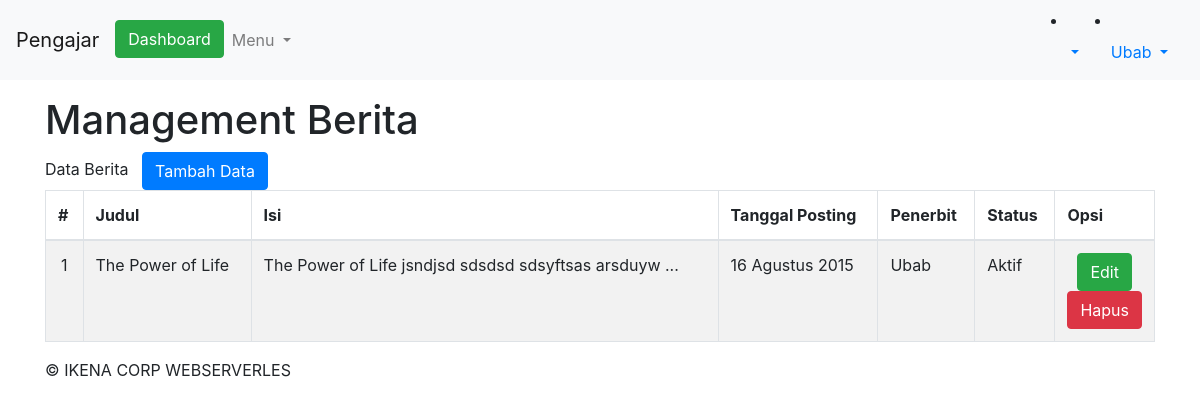
Page /admin/index.php?page=berita (signed in) on the committed database.
### tables this page shows
CREATE TABLE `tb_pengajar` (
  `id_pengajar` int(11) NOT NULL,
  `nip` varchar(20) NOT NULL,
  `nama_lengkap` varchar(50) NOT NULL,
  `tempat_lahir` varchar(20) NOT NULL,
  `tgl_lahir` date NOT NULL,
  `jenis_kelamin` enum('L','P') NOT NULL,
  `agama` varchar(20) NOT NULL,
  `no_telp` varchar(15) NOT NULL,
  `email` varchar(100) NOT NULL,
  `alamat` text NOT NULL,
  `jabatan` varchar(20) NOT NULL,
  `foto` varchar(100) NOT NULL,
  `web` varchar(60) NOT NULL,
  `username` varchar(40) NOT NULL,
  `password` varchar(40) NOT NULL,
  `pass` varchar(40) NOT NULL,
  `status` enum('aktif','tidak aktif') NOT NULL
);

CREATE TABLE `tb_berita` (
  `id_berita` int(11) NOT NULL,
  `judul` text NOT NULL,
  `isi` longtext NOT NULL,
  `tgl_posting` date NOT NULL,
  `penerbit` varchar(10) NOT NULL,
  `status` enum('aktif','tidak aktif') NOT NULL
);

### admin/inc/berita.php (the view, shortened to what this page needs)
<div class="row">
    <div class="col-md-12">
        <h1 class="page-header">Management Berita</h1>
    </div>
</div>
<?php
if(@$_GET['action'] == '') { ?>
	<div class="row">
		<div class="col-md-12">
	        <div class="panel panel-default">
	            <div class="panel-heading">Data Berita &nbsp; <a href="?page=berita&action=tambah" class="btn btn-primary btn-xs">Tambah Data</a> </div>
	            <div class="panel-body">
	                <div class="table-responsive">
	                    <table class="table table-striped table-bordered table-hover" id="databerita">
	                        <thead>
	                            <tr>
	                                <th>#</th>
	                                <th>Judul</th>
	                                <th>Isi</th>
	                                <th>Tanggal Posting</th>
	                                <th>Penerbit</th>
	                                <th>Status</th>
	                                <th>Opsi</th>
	                            </tr>
	                        </thead>
	                        <tbody>
							<?php
	                        $no = 1;
	                        if(@$_SESSION['admin']) {
		                        $sql_berita = mysqli_query($db, "SELECT * FROM tb_berita") or die($db->error);
	                        } else if(@$_SESSION['pengajar']) {
	                        	$sql_berita = mysqli_query($db, "SELECT * FROM tb_berita WHERE penerbit = '$_SESSION[pengajar]'") or die($db->error);
	                        }
	                        if(mysqli_num_rows($sql_berita) > 0) {
	                        	while($data_berita = mysqli_fetch_array($sql_berita)) { ?>
									<tr>
										<td align="center"><?php echo $no++; ?></td>
										<td><?php echo $data_berita['judul']; ?></td>
										<td><?php echo substr($data_berita['isi'], 0, 50)." ..."; ?></td>
										<td><?php echo tgl_indo($data_berita['tgl_posting']); ?></td>
										<td>
											<?php
											if($data_berita['penerbit'] == 'admin') {
												echo "Admin";
											} else {
												$sql_pengajar = mysqli_query($db, "SELECT * FROM tb_pengajar WHERE id_pengajar = '$data_berita[penerbit]'") or die($db->error);
												$data_pengajar = mysqli_fetch_array($sql_pengajar);
												echo $data_pengajar['nama_lengkap'];
											} ?>
										</td>
										<td><?php echo ucfirst($data_berita['status']); ?></td>
										<td align="center" width="90px">
											<a href="?page=berita&action=edit&id=<?php echo $data_berita['id_berita']; ?>" class="btn btn-success btn-xs">Edit</a>
	                                        <a onclick="return confirm('Yakin akan menghapus data?');" href="?page=berita&action=hapus&id=<?php echo $data_berita['id_berita']; ?>" class="btn btn-danger btn-xs">Hapus</a>
                                        </td>
									</tr>
								<?php
	                        	}
	                        } else {
	                        	echo '<tr><td colspan="7" align="center">Data tidak ditemukan</td></tr>';
	                        } ?>
	                        </tbody>
	                    </table>
	                </div>
	            </div>
	        </div>
	    </div>
	</div>
<?php
} else if(@$_GET['action'] == 'tambah') { ?>
	<div class="row">
		<div class="col-md-6">
            <div class="panel panel-default">
                <div class="panel-heading">Tambah Berita &nbsp; <a href="?page=berita" class="btn btn-warning btn-xs">Kembali</a></div>
                <div class="panel-body">
                	<form method="post">
                    	<div class="form-group">
                            <label>Judul *</label>
                            <input type="text" name="judul" class="form-control" required />
                        </div>
                        <div class="form-group">
                            <label>Isi *</label>
                            <textarea name="isi" class="form-control" rows="15" required></textarea>
                        </div>
                        <div class="form-group">
                            <label>Status Terbit</label>
                            <select name="status" class="form-control">
								<option value="aktif">Aktif</option>
								<option value="tidak aktif">Tidak Aktif</option>
                            </select>
                        </div>
                        <div class="form-group">
	                        <input type="submit" name="simpan" value="Simpan" class="btn btn-success" />
	                        <button type="reset" class="btn btn-danger"><i class="fa fa-refresh"></i> Reset</button>
                        </div>
                    </form>
                    <?php
                    if(@$_POST['simpan']) {
                    	$judul = @mysqli_real_escape_string($db, $_POST['judul']);
                    	$isi = @mysqli_real_escape_string($db, $_POST['isi']);
                    	$status = @mysqli_real_escape_string($db, $_POST['status']);
                    	if(@$_SESSION['admin']) {
                            mysqli_query($db, "INSERT INTO tb_berita VALUES('', '$judul', '$isi', now(), 'admin', '$status')") or die ($db->error);
                        } else if(@$_SESSION[pengajar]) {
                        	mysqli_query($db, "INSERT INTO tb_berita VALUES('', '$judul', '$isi', now(), '$_SESSION[pengajar]', '$status')") or die ($db->error);
                        }
                        echo '<script>window.location="?page=berita";</script>';
                    } ?>
                </div>
            </div>
        </div>
    </div>
<?php
} else if(@$_GET['action'] == 'edit') { ?>
	<div class="row">
		<div class="col-md-6">
            <div class="panel panel-default">
                <div class="panel-heading">Edit Berita &nbsp; <a href="?page=berita" class="btn btn-warning btn-xs">Kembali</a></div>
                <div class="panel-body">
                <?php
                $sql_beritaID = mysqli_query($db, "SELECT * FROM tb_berita WHERE id_berita = '$_GET[id]'") or die($db->error);
                $data_beritaID = mysqli_fetch_array($sql_beritaID); ?>
                	<form method="post">
                    	<div class="form-group">
                            <label>Judul *</label>
                            <input type="text" name="judul" value="<?php echo $data_beritaID['judul']; ?>" class="form-control" required />
                        </div>
                        <div class="form-group">
                            <label>Isi *</label>
                            <textarea name="isi" class="form-control" rows="15" required><?php echo $data_beritaID['isi']; ?></textarea>
                        </div>
                        <div class="form-group">
                            <label>Status Terbit</label>
                            <select name="status" class="form-control">
								<option value="aktif">Aktif</option>
								<option value="tidak aktif" <?php if($data_beritaID['status'] == 'tidak aktif') { echo "selected"; } ?>>Tidak Aktif</option>
                            </select>
                        </div>
                        <div class="form-group">
	                        <input type="submit" name="simpan" value="Simpan" class="btn btn-success" />
	                        <button type="reset" class="btn btn-danger"><i class="fa fa-refresh"></i> Reset</button>
                        </div>
                    </form>
                    <?php
                    if(@$_POST['simpan']) {
                    	$judul = @mysqli_real_escape_string($db, $_POST['judul']);
                    	$isi = @mysqli_real_escape_string($db, $_POST['isi']);
                    	$status = @mysqli_real_escape_string($db, $_POST['status']);
                        mysqli_query($db, "UPDATE tb_berita SET judul = '$judul', isi = '$isi', status = '$status' WHERE id_berita = '$_GET[id]'") or die ($db->error);
                    	echo '<script>window.location="?page=berita";</script>';
                    } ?>
                </div>
            </div>
        </div>
    </div>
<?php
} else if(@$_GET['action'] == 'hapus') {
	mysqli_query($db, "DELETE FROM tb_berita WHERE id_berita = '$_GET[id]'") or die($db->error);
	echo '<script>window.location="?page=berita";</script>';
} ?>

### admin/index.php (shortened to what this page needs)
<?php
include "../+koneksi.php";
if(@$_SESSION['admin'] || @$_SESSION['pengajar']) {
?>
<!DOCTYPE html>
<html>
<head>
    <link rel="stylesheet" href="https://cdn.jsdelivr.net/npm/bootstrap@4.4.1/dist/css/bootstrap.min.css">
    <link rel="stylesheet" href="https://cdn.datatables.net/2.1.8/js/dataTables.bootstrap4.js">
    <link rel="stylesheet" href="//cdnjs.cloudflare.com/ajax/libs/morris.js/0.5.1/morris.css">
</head>
<body>
    <nav class="navbar navbar-expand-lg navbar-light bg-light" role="navigation">
    <div class="navbar-header">
                <a class="navbar-brand" href="./"><?php cek_session("Administrator", "Pengajar"); ?></a>
            </div>
  <div class="collapse navbar-collapse" id="navbarSupportedContent">
    <ul class="navbar-nav mr-auto">
      <li class="nav-item active">
      <a class="btn btn-success<?php if(@$_GET['page'] == '') { echo 'active-menu'; } ?>" href="./">Dashboard</a>
      </li>
      <li class="nav-item dropdown">
        <a class="nav-link dropdown-toggle" href="#" id="navbarDropdown" role="button" data-toggle="dropdown" aria-haspopup="true" aria-expanded="false">
          Menu
        </a>
                    </li>
    </ul>
  </div>
                    <li class="nav-item dropdown">
        <a class="nav-link dropdown-toggle" href="#" id="navbarDropdown" role="button" data-toggle="dropdown" aria-haspopup="true" aria-expanded="false">
          <li class="nav-item">
          <?php
                        if(@$_SESSION['admin']) {
                            $sesi_id = @$_SESSION['admin'];
                            $level = "admin";
                        } else if(@$_SESSION['pengajar']) {
                            $sesi_id = @$_SESSION['pengajar'];
                            $level = "pengajar";
                        }
                        if($level == 'admin') {
                            $sql_terlogin = mysqli_query($db, "SELECT * FROM tb_admin WHERE id_admin = '$sesi_id'") or die ($db->error);
                        } else if($level == 'pengajar') {
                            $sql_terlogin = mysqli_query($db, "SELECT * FROM tb_pengajar WHERE id_pengajar = '$sesi_id'") or die ($db->error);
                        }
                        $data_terlogin = mysqli_fetch_array($sql_terlogin);
                        echo ucfirst($data_terlogin['username']);
                        ?>
                    </a>
      </li>
</nav>
    <div id="wrapper">
        <nav class="navbar navbar-default top-navbar" role="navigation">
        </nav>
<div class="container">
<div id="page-wrapper">
            <div id="page-inner">
                <?php
                if(@$_GET['page'] == '') {
                    include "inc/dashboard.php";
                } else if(@$_GET['page'] == 'pengajar') {
                    include "inc/pengajar.php";
                } else if(@$_GET['page'] == 'siswaregistrasi') {
                    include "inc/siswaregistrasi.php";
                } else if(@$_GET['page'] == 'siswa') {
                    include "inc/siswa.php";
                } else if(@$_GET['page'] == 'kelas') {
                    include "inc/kelas.php";
                } else if(@$_GET['page'] == 'mapel') {
                    include "inc/mapel.php";
                } else if(@$_GET['page'] == 'quiz') {
                    include "inc/quiz.php";
                } else if(@$_GET['page'] == 'materi') {
                    include "inc/materi.php";
                } else if(@$_GET['page'] == 'berita') {
                    include "inc/berita.php";
                } else {
                    echo "<div class='col-xs-12'><div class='alert alert-danger'>[404] Halaman tidak ditemukan! Silahkan pilih menu yang ada!</div></div>";
                } ?>
				<footer><p> &copy; IKENA CORP WEBSERVERLES</p></footer>
            </div>
        </div>
    </div>
</div>
</body>
</html>
<?php
} else {
 include "login.php";
}
?>

### rows in the picture
tb_pengajar: username "Ubab"
tb_berita: judul "The Power of Life", isi "The Power of Life jsndjsd sdsdsd sdsyftsas arsduyw", tgl_posting "16 Agustus 2015", tb_pengajar.nama_lengkap "Ubab", status "Aktif"

### other values in the picture
$isi_pengajar "Pengajar"
